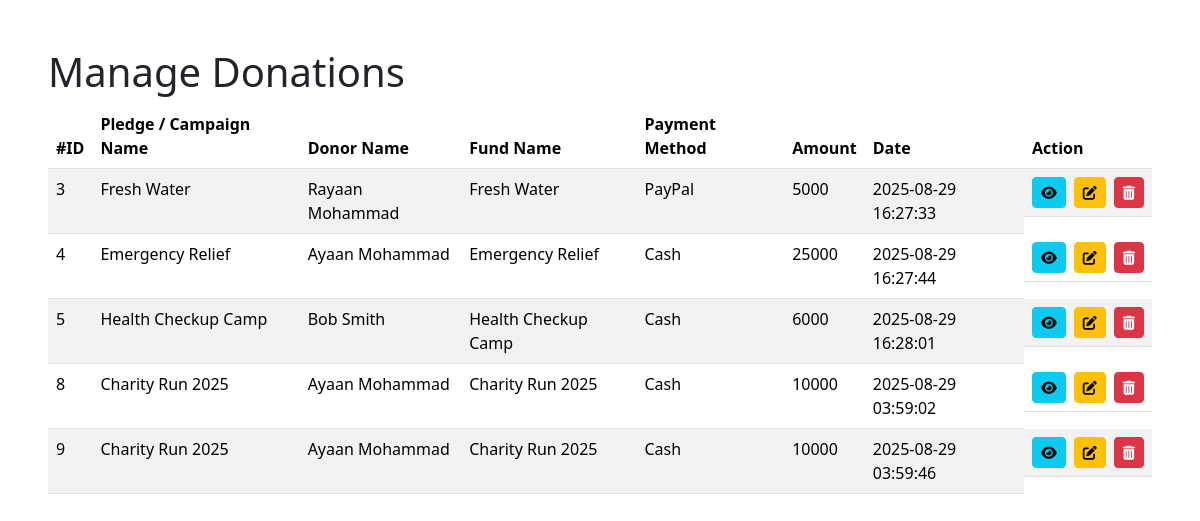
/pages/admin/donations/manage_donations.php (signed in), run on an earlier commit of the app's database.
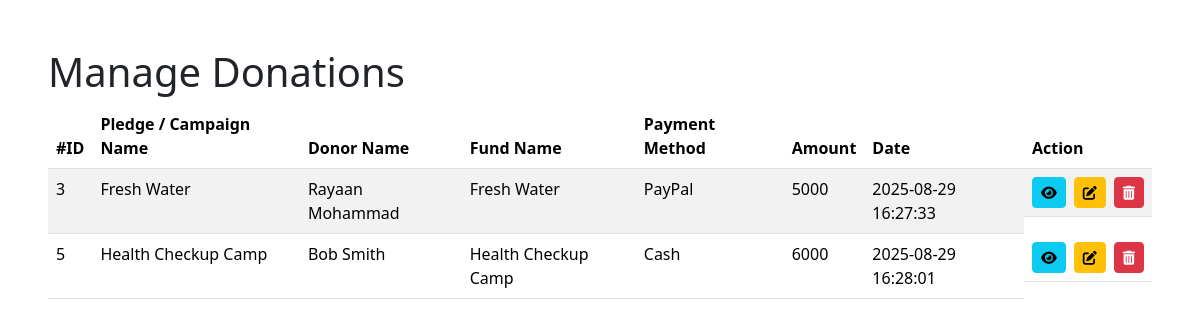
And on a later commit of the database.
### tables this page shows
CREATE TABLE `donations` (
  `id` int(11) NOT NULL,
  `name` varchar(255) NOT NULL,
  `amount` int(11) DEFAULT NULL,
  `date` timestamp NOT NULL DEFAULT current_timestamp() ON UPDATE current_timestamp(),
  `payment_id` int(11) DEFAULT NULL,
  `fund_id` int(11) DEFAULT NULL,
  `donor_id` int(11) DEFAULT NULL,
  `pledge_id` int(11) DEFAULT NULL,
  `campaign_id` int(11) DEFAULT NULL,
  `payment_reference` varchar(255) DEFAULT NULL,
  `status` enum('pending','verified') DEFAULT 'pending'
);

CREATE TABLE `donors` (
  `id` int(11) NOT NULL,
  `name` varchar(255) NOT NULL,
  `contact` varchar(255) DEFAULT NULL,
  `type` varchar(255) DEFAULT NULL,
  `user_id` int(11) DEFAULT NULL,
  `pledge_id` int(11) DEFAULT NULL
);

CREATE TABLE `funds` (
  `id` int(11) NOT NULL,
  `name` varchar(255) NOT NULL,
  `status` varchar(255) DEFAULT NULL,
  `collected_amount` int(11) NOT NULL
);

CREATE TABLE `payment_methods` (
  `id` int(11) NOT NULL,
  `type` varchar(255) DEFAULT NULL
);

### pages/admin/donations/manage_donations.php (the view, shortened to what this page needs)
<?php
include('config.php');
?>
<!DOCTYPE html>
<html lang="en">
<head>
<link href="https://cdn.jsdelivr.net/npm/bootstrap@5.3.3/dist/css/bootstrap.min.css" rel="stylesheet">
<link href="https://cdnjs.cloudflare.com/ajax/libs/font-awesome/6.0.0-beta3/css/all.min.css" rel="stylesheet">
</head>
<body>
<div class="container-fluid p-5">
    <h1>Manage Donations</h1>
    <table class="table table-hover table-striped">
        <thead class="bg-info text-white">
            <tr>
                <th>#ID</th>
                <th>Pledge / Campaign Name</th>
                <th>Donor Name</th>
                <th>Fund Name</th>
                <th>Payment Method</th>
                <th>Amount</th>
                <th>Date</th>
                <th>Action</th>
            </tr>
        </thead>
        <tbody>
        <?php
        $sql = "SELECT d.id, d.amount, d.date, d.donor_id, d.campaign_id, d.pledge_id, d.fund_id, d.payment_id,
                       donors.name AS donor_name, donors.user_id,
                       COALESCE(p.name, c.name) AS pledge_campaign_name,
                       f.name AS fund_name,
                       pm.type AS payment_method
                FROM donations d
                LEFT JOIN donors ON d.donor_id = donors.id
                LEFT JOIN pledges p ON d.pledge_id = p.id
                LEFT JOIN campaigns c ON d.campaign_id = c.id
                LEFT JOIN funds f ON d.fund_id = f.id
                LEFT JOIN payment_methods pm ON d.payment_id = pm.id";
        $donations = $dms->query($sql);
        if ($donations && $donations->num_rows > 0) {
            while ($row = $donations->fetch_assoc()) {
                $isAdmin = isset($_SESSION['user_role']) && $_SESSION['user_role'] === 'admin';
                $isOwner = isset($_SESSION['user_id']) && $_SESSION['user_id'] == ($row['user_id'] ?? 0);
                echo "<tr>
                        <td>{$row['id']}</td>
                        <td>" . htmlspecialchars($row['pledge_campaign_name'] ?? 'N/A') . "</td>
                        <td>" . htmlspecialchars($row['donor_name'] ?? 'N/A') . "</td>
                        <td>" . htmlspecialchars($row['fund_name'] ?? 'N/A') . "</td>
                        <td>" . htmlspecialchars($row['payment_method'] ?? 'N/A') . "</td>
                        <td>" . htmlspecialchars($row['amount'] ?? 'N/A') . "</td>
                        <td>" . htmlspecialchars($row['date'] ?? 'N/A') . "</td>
                        <td class='d-flex justify-content-center'>";
                echo "<button class='btn btn-info btn-sm me-2' data-bs-toggle='modal' data-bs-target='#donationViewModal'
                                data-id='{$row['id']}'
                                data-pname='" . htmlspecialchars($row['pledge_campaign_name'] ?? '') . "'
                                data-donor='" . htmlspecialchars($row['donor_name'] ?? '') . "'
                                data-fund='" . htmlspecialchars($row['fund_name'] ?? '') . "'
                                data-payment='" . htmlspecialchars($row['payment_method'] ?? '') . "'
                                data-amount='{$row['amount']}'
                                data-date='{$row['date']}'>
                                <i class='fas fa-eye'></i>
                              </button>";
                if ($isAdmin || $isOwner) {
                    echo "<button type='button' class='btn btn-warning btn-sm me-2' data-bs-toggle='modal' data-bs-target='#donationEditModal'
                                    data-id='{$row['id']}'
                                    data-campaign-id='{$row['campaign_id']}'
                                    data-payment-id='{$row['payment_id']}'
                                    data-fund-id='{$row['fund_id']}'
                                    data-pledge-id='{$row['pledge_id']}'
                                    data-amount='{$row['amount']}'>
                                    <i class='fas fa-edit'></i>
                                </button>";
                    echo "<button type='button' class='btn btn-danger btn-sm' data-bs-toggle='modal' data-bs-target='#deleteConfirmModal' data-id='{$row['id']}'>
                                <i class='fas fa-trash-alt'></i>
                              </button>";
                }
                echo "</td></tr>";
            }
        } else {
            echo "<tr><td colspan='8' class='text-center'>No donations found.</td></tr>";
        }
        ?>
        </tbody>
    </table>
</div>
</body>
</html>

What changed in the data, as far as the page shows it:
removed donations: id "4", pledge_campaign_name "Emergency Relief", donor.name "Ayaan Mohammad", fund.name "Emergency Relief", payment.type "Cash", amount "25000", date "2025-08-29 16:27:44"
removed donations: id "8", pledge_campaign_name "Charity Run 2025", donor.name "Ayaan Mohammad", fund.name "Charity Run 2025", payment.type "Cash", amount "10000", date "2025-08-29 03:59:02"
removed donations: id "9", pledge_campaign_name "Charity Run 2025", donor.name "Ayaan Mohammad", fund.name "Charity Run 2025", payment.type "Cash", amount "10000", date "2025-08-29 03:59:46"
